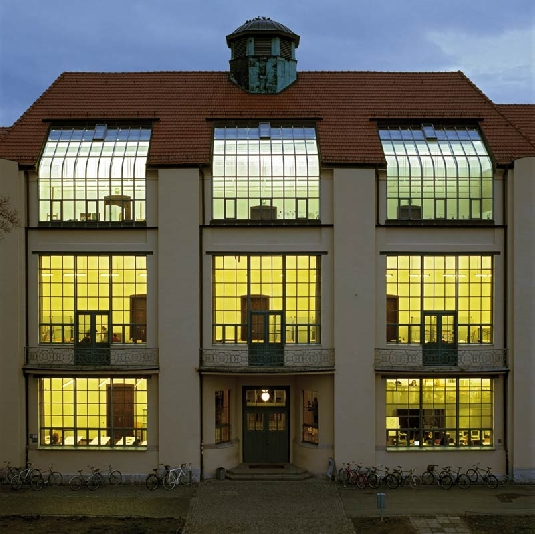
#> input picture assignment3/taskA.png, 535 x 534 px
$ python assignment3.py
#> lines starting #> are read from the running program, lines starting #| are printed output that depends on the picture; after the words box and inside, x2 and y2 are one past the last pixel; in counts of white or black regions, pixels touching at a corner belong together
#!/usr/bin/env python3
"""
--------------------------------------------------------------------------------------------
@Authors: Nicola Lea Libera (117073), Jenny Döring (119611)
Description: Source code to Assignment 3 of the course Image Analysis and Object Recognition
             at Bauhaus-Universität Weimar.
--------------------------------------------------------------------------------------------
"""

import numpy as np
import sys
import cv2
import math
from matplotlib import pyplot as plt
from skimage.transform import hough_line, hough_line_peaks
import peakutils
from peakutils.plot import plot as pplot

# number of points for the fourier descriptor in task 3
N = 24


# loading of the image, converting to gray and normalizing it
def load_image(path):
    img = cv2.imread(path, cv2.IMREAD_GRAYSCALE)
    norm = np.float32(img / np.max(img))

    return norm


def add_gaussian_noise(img):
    mean = 0
    variance = 0.01
    sigma = math.sqrt(variance)
    gaussian = np.random.normal(mean, sigma, img.shape)

    return img + gaussian


# computation of the kernel
def create_gaussian_kernel(sigma):
    # compute the radius and size of the kernel - maybe change this according to the result
    radius = int(np.ceil(3 * sigma))
    kernel_size = 2 * radius + 1

    # initialize gaussian kernel
    g = np.zeros((kernel_size, kernel_size), dtype=np.float32)

    # math formula applied and values stored in the matrix
    for y in range(-radius, radius + 1):
        for x in range(-radius, radius + 1):
            tmp1 = 1 / (2 * np.pi * (sigma**2))
            tmp2 = - ((x**2 + y**2) / (2 * (sigma**2)))
            g[y + radius, x + radius] = tmp1 * np.exp(tmp2)

    return g, radius


def plot_image(img, title, img_name):
    plt.figure()
    plt.title(title)
    plt.imshow(img, cmap='gray')
    plt.axis('off')
    plt.savefig(img_name + ".jpg")


def plot_log_centered_image(img, title, img_name):
    plt.figure()
    plt.title(title)
    plt.imshow(np.log(abs(img)), cmap='viridis')
    plt.axis('off')
    plt.savefig(img_name + ".jpg")


def frequency_domain_filtering(img, kernel, radius, sigma):

    # fit the size of the kernel to the size of the image by padding it with zeros
    kernel = np.pad(kernel, [(0, img.shape[0] - kernel.shape[0]),
                             (0, img.shape[1] - kernel.shape[1])], mode='constant')

    # center the center of the kernel at the upper left corner
    kernel = np.roll(kernel, [-radius, -radius], axis=(0, 1))

    # apply fourier transformation to kernel and image
    fourier_img = np.fft.fft2(img)
    shifted_fourier_img = np.fft.fftshift(fourier_img)
    plot_log_centered_image(shifted_fourier_img, "Noisy Image", "noisy image log")

    fourier_kernel = np.fft.fft2(kernel)
    shifted_kernel = np.fft.fftshift(fourier_kernel)
    plot_log_centered_image(shifted_kernel, "Gaussian Filter", "gaussian filter log sigma " + str(sigma))

    # multiply them elementwise
    res_img = fourier_img * fourier_kernel
    res_img_shifted = np.fft.fftshift(res_img)
    plot_log_centered_image(res_img_shifted, "Filtered Image", "filtered noisy log sigma " + str(sigma))

    # apply inverse fourier to the resulting frequency domain
    res_img = np.fft.ifft2(res_img)
    return np.abs(res_img)

# ----------------------- from assignment 2 -------------------------------------------


# computation of the kernel
def ass2_create_gaussian_kernel():
    sigma = 0.5
    # 5x5 matrix
    g_x = np.zeros((5, 5), dtype=np.float32)
    # compute the radius of the kernel
    radius = int(np.ceil(3 * sigma))
    # math formula applied and values stored in the matrix
    for y in range(-radius, radius + 1):
        for x in range(-radius, radius + 1):
            tmp1 = - (x / (2 * np.pi * sigma ** 4))
            tmp2 = - ((x ** 2 + y ** 2) / 2 * sigma ** 2)
            g_x[y + radius, x + radius] = tmp1 * np.exp(tmp2)

    g_y = np.transpose(g_x)

    return g_x, g_y


# computation of magnitude according to formula
def ass2_compute_magnitude(gradient_x, gradient_y):
    mag = np.sqrt(np.add(gradient_x**2, gradient_y**2))
    return mag


def ass2_gaussian_filtering(norm):

    # use gaussian for the creation of the kernel
    g_x, g_y = ass2_create_gaussian_kernel()

    # apply the gradient filter to the normalized input image
    gradient_x = cv2.filter2D(norm, -1, g_x)
    gradient_y = cv2.filter2D(norm, -1, g_y)

    # compute the magnitude image out of the two gradient images
    mag = ass2_compute_magnitude(gradient_x, gradient_y)

    return gradient_x, gradient_y, mag


def ass2_plot_gaussian_filtering(orig_img, gradient_x, gradient_y, mag, img_name):

    plt.figure()
    plt.subplot(2, 2, 1)
    plt.title("Original")
    plt.imshow(orig_img, cmap='gray')
    plt.axis('off')
    plt.subplot(2, 2, 2)
    plt.title("Ix")
    plt.imshow(gradient_x, cmap='gray')
    plt.axis('off')
    plt.subplot(2, 2, 3)
    plt.title("Iy")
    plt.imshow(gradient_y, cmap='gray')
    plt.axis('off')
    plt.subplot(2, 2, 4)
    plt.title("Magnitude")
    plt.imshow(mag, cmap='gray')
    plt.axis('off')
    plt.tight_layout()
    plt.savefig("task_2_GoG-Filtering-" + img_name + ".jpg")


# ------------------------------------------------------------------------------------


def binary_edge_mask(mag, threshold):

    image_size = [int(mag.shape[0]), int(mag.shape[1])]
    mask = np.zeros((image_size[0], image_size[1]))

    for i in range(0, image_size[0] - 1):
        for j in range(0, image_size[1] - 1):
            if mag[i][j] > threshold:
                mask[i][j] = 1

    return mask


def hough_line_detection(binary_edge_mask, gradient_x, gradient_y):

    image_size = [binary_edge_mask.shape[0], binary_edge_mask.shape[1]]
    # d = sqrt(w^2 + h^2)
    d = np.ceil(np.sqrt(image_size[0]**2 + image_size[1]**2))

    # set ranges of theta and rho arrays
    theta_array = np.arange(-90, 90)
    rho_array = np.arange(-d, d + 1)

    # H(0...179, -d...d)
    hough_voting_array = np.zeros((len(rho_array), len(theta_array)))

    # np.ceil rounds up
    thetas = np.ceil(np.arctan2(gradient_y, gradient_x))

    for i in range(0, image_size[0]):
        for j in range(0, image_size[1]):
            if binary_edge_mask[i][j] == 1:

                # np.cos and np.sin needs radiants as input
                rho = np.ceil(i * np.cos(np.deg2rad(thetas[i, j])) + j * np.sin(np.deg2rad(thetas[i, j])))

                # getting the index, where theta can be found in the theta_array with range (-90, 89)
                index_theta = np.where(theta_array == thetas[i, j])
                # getting the index, where rho can be found in the rho_array with range (-d, d)
                index_rho = np.where(rho_array == rho)

                # update hough voting array
                hough_voting_array[index_rho, index_theta] += 1

    return hough_voting_array, rho_array, theta_array


# ----------------------------------------- TASK 3 --------------------------------------------------
# [55 lines left out: functions fourier_descriptor, check_for_similarity, create_fourier_descriptor, not called in this run]


def main():
    # ------------------------------------- TASK 1 --------------------------------------------------
    print('task 1\n')
    img_path_task1 = 'taskA.png'
    task_1_img = load_image(img_path_task1)
    task_1_img_noise = add_gaussian_noise(task_1_img)
    plot_image(task_1_img_noise, "some title", "gaussian noise")
    sigma = 1.0
    gaussian_kernel, radius = create_gaussian_kernel(sigma)

    filtered_img = frequency_domain_filtering(task_1_img_noise, gaussian_kernel, radius, sigma)
    plot_image(filtered_img, "Filtered Image Sigma=" + str(sigma), "filtered sigma " + str(sigma))

    # ------------------------------------- TASK 2 --------------------------------------------------

    np.set_printoptions(threshold=sys.maxsize)
    print('task 2')
    task_2_img_path = 'input_ex3.jpg'

    # task a
    print('task a')
    task_2_img = load_image(task_2_img_path)
#> call 2 of load_image, with path = 'input_ex3.jpg'
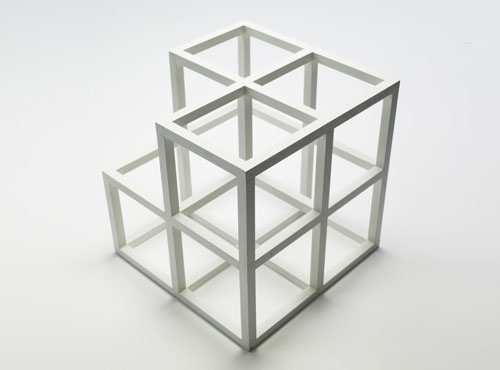
#> input picture assignment3/input_ex3.jpg, 500 x 370 px
    plot_image(task_2_img, 'Grayscale', 'task_2_grayscale')

    # task b
    print('task b')
    task_2_img_name = task_2_img_path.split('.')[0]
    task_2_gradient_x, task_2_gradient_y, task_2_mag = ass2_gaussian_filtering(task_2_img)
#> in ass2_gaussian_filtering, `gradient_y = cv2.filter2D(norm, -1, g_y)`:
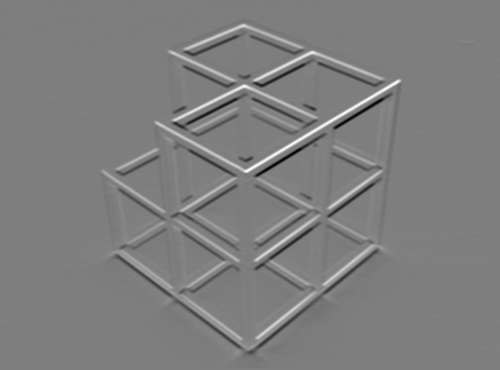
#> gradient_y: shape (370, 500) float32; min -11.34, max 11.49, mean 0.0098; drawn with min black and max white

    # Look at the histogram of the magnitude image to look for a fitting threshold
    task_2_mag_hist = task_2_mag.flatten()

    plt.figure()
    plt.hist(task_2_mag_hist)
    plt.title("Histogram of Magnitude")
    plt.savefig("task_2_magnitude_histogram" +  ".jpg")
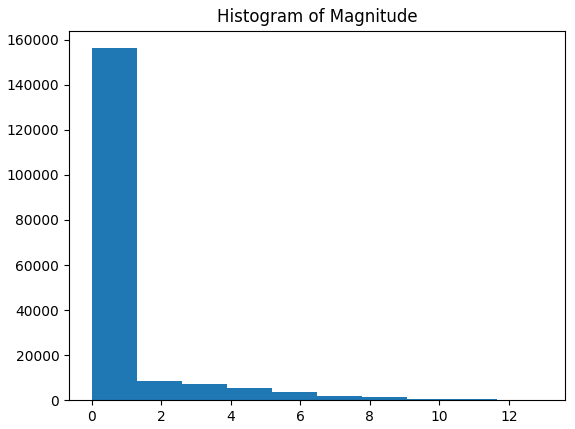
#> figure drawn by matplotlib, 1 panel; tallest bar 156252 high, from x = 2.14e-08 to 1.3

    ass2_plot_gaussian_filtering(task_2_img, task_2_gradient_x, task_2_gradient_y, task_2_mag, task_2_img_name)

    # task c
    print('task c')
    task_2_threshold = 0.5
    task_2_binary_edge_mask = binary_edge_mask(task_2_mag, task_2_threshold)
#> after the loop in binary_edge_mask, `for i in range(0, image_size[0] - 1):`:
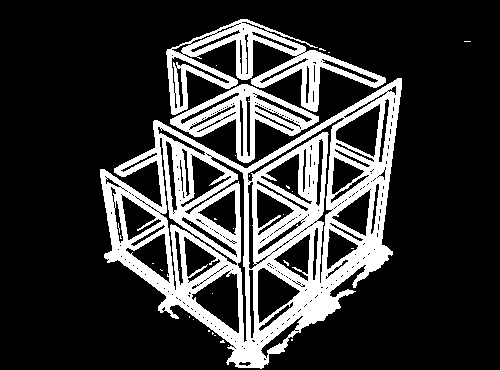
#> mask: shape (370, 500) float64; values 0 (black) and 1 (white), 21.4% white; 32 white regions (29 under 20 px), largest, box (x1, y1, x2, y2) and area: (100, 78, 402, 369) 29663, (166, 19, 386, 115) 6026, (170, 84, 319, 163) 3763
    plot_image(task_2_binary_edge_mask,
               "Binary Edge Mask (Magnitude) - threshold = " + str(task_2_threshold),
               "task_2_binary_edge_mask_" + str(task_2_threshold))

    # task d
    print('task d')
    task_2_hough_voting_array, task_2_rho_array, task_2_theta_array = hough_line_detection(task_2_binary_edge_mask,
                                                                                           task_2_gradient_x,
                                                                                           task_2_gradient_y)
#> in hough_line_detection, `thetas = np.ceil(np.arctan2(gradient_y, gradient_x))`:
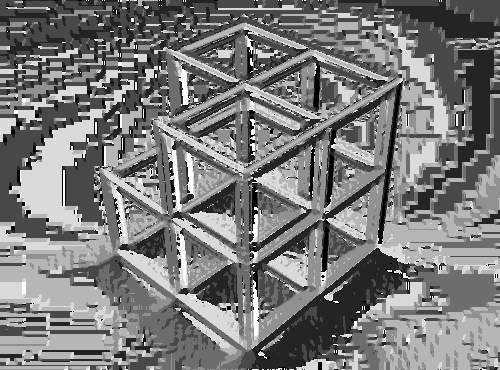
#> thetas: shape (370, 500) float32; min -3, max 4, mean 0.372; drawn with min black and max white
#> after the loop in hough_line_detection, `for i in range(0, image_size[0]):`:
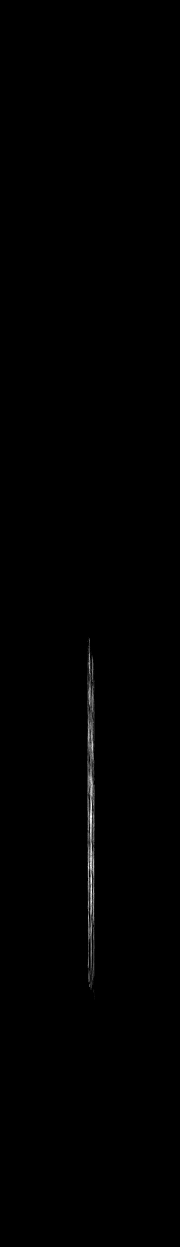
#> hough_voting_array: shape (1247, 180) float64; min 0, max 51, mean 0.2; drawn with min black and max white
#> task_2_rho_array = 1247 values from -623 to 623; task_2_theta_array = 180 values from -90 to 89

    # task e
    print('task e')
    plot_image(task_2_hough_voting_array, 'Hough Voting Array', 'task_2_hough_voting_array')

    # comparison with built-in function:
    # https://scikit-image.org/docs/dev/api/skimage.transform.html#skimage.transform.hough_line
    built_in_hough_voting_array, angles, d = hough_line(task_2_binary_edge_mask)
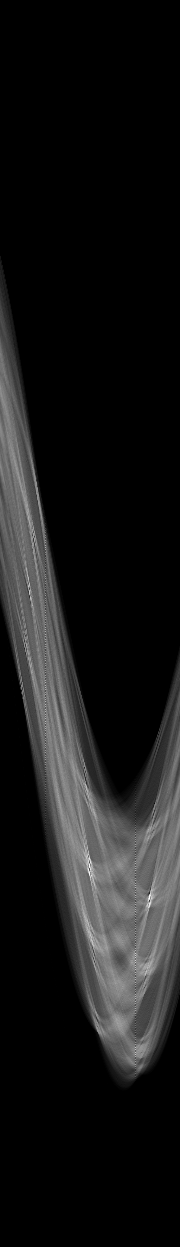
#> built_in_hough_voting_array: shape (1247, 180) uint64; min 0, max 341, mean 31.7; drawn with min black and max white
#> angles = 180 values from -1.57 to 1.55; d = 1247 values from -623 to 623
    plot_image(built_in_hough_voting_array, 'Hough Voting Array built-in', 'task_2_hough_built_in')

    # We used for the tasks 2f-i the results for the hough voting array from the built in function,
    # because of probably existing issues with the gaussian filtering from assignment 2 and caused
    # from that a wrong hough voting array in 2d).

    # task f
    print('task f')
    built_in_hough_peaks, angles, dists = hough_line_peaks(built_in_hough_voting_array, angles, d)
#> built_in_hough_peaks = 58 values, max 341 at index 0, min 182 at index 56, mean 222.2; angles = 58 values, max 1.55 at index 55, min -1.57 at index 49, mean -0.0307; dists = 58 values, max 431 at index 5, min -235 at index 49, mean 166.1

    # task g
    print('task g')
    temp = cv2.imread('input_ex3.jpg')
#> temp is the input picture: shape (370, 500, 3); mean B, G, R 216.6, 219.2, 218.4

    # source: https://peakutils.readthedocs.io/en/latest/tutorial_a.html
    indexes = peakutils.indexes(dists, 0, 0)
    plt.figure()
    pplot(built_in_hough_peaks, dists, indexes)
    plt.savefig('task_2_hough_peaks_diagram' + ".jpg")

    for i in range(0, len(indexes)):
        cv2.circle(temp, (built_in_hough_peaks[indexes[i]], int(dists[indexes[i]])), 0, (255,0,0), 3)

    cv2.imwrite('task_2_hough_peaks.jpg', temp)

    # task h
    print('task h')
    lines = cv2.HoughLines(task_2_binary_edge_mask.astype("uint8"), 1, math.pi/180, 260)

    # task i
    print('task i')

    # inspired by https://docs.opencv.org/4.x/d9/db0/tutorial_hough_lines.html
    for i in range(0, len(lines)):

        rho = lines[i][0][0]
        theta = lines[i][0][1]
        a = math.cos(theta)
        b = math.sin(theta)
        x_0 = a * rho
        y_0 = b * rho
        x_1 = int(x_0 + 1000 * (-b))
        y_1 = int(y_0 + 1000 * (a))
        x_2 = int(x_0 - 1000 * (-b))
        y_2 = int(y_0 - 1000 * (a))
        point_1 = (x_1, y_1)
        point_2 = (x_2, y_2)

        cv2.line(temp, point_1, point_2, (255, 0, 0), 1)

    cv2.imwrite('task_2_hough_lines.jpg', temp)

    # ------------------------------------- TASK 3 --------------------------------------------------

    print('\ntask 3')
    task_3_train_img = load_image('trainB.png')
    test_1b_img = load_image('test1B.jpg')
    test_2b_img = load_image('test2B.jpg')
    test_3b_img = load_image('test3B.jpg')
    df_train, contours_train = fourier_descriptor(task_3_train_img, 0.5)
    df_1b, contours_1b = fourier_descriptor(test_1b_img, 0.25)
    df_2b, contours_2b = fourier_descriptor(test_2b_img, 0.35)
    df_3b, contours_3b = fourier_descriptor(test_3b_img, 0.2)
    check_for_similarity(df_train, df_1b, contours_1b,
                         cv2.imread('test1B.jpg', cv2.IMREAD_COLOR), "test1B_result.jpg")
    check_for_similarity(df_train, df_2b, contours_2b,
                         cv2.imread('test2B.jpg', cv2.IMREAD_COLOR), "test2B_result.jpg")
    check_for_similarity(df_train, df_3b, contours_3b,
                         cv2.imread('test3B.jpg', cv2.IMREAD_COLOR), "test3B_result.jpg")


if __name__ == '__main__':
    main()
#> (the call stopped at in main, `indexes = peakutils.indexes(dists, 0, 0)`: peakutils is not available in this run)
